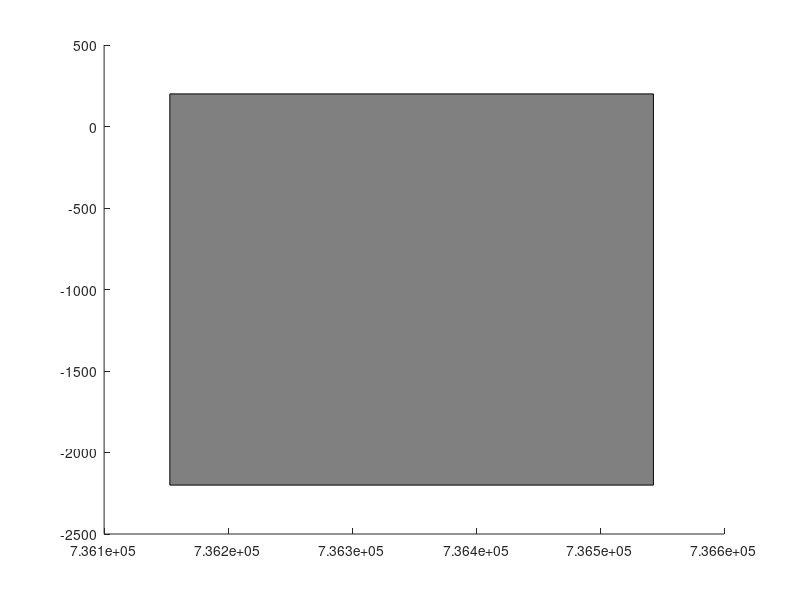

Write MATLAB code to recreate this figure. (Note: this script raises an error after producing the figure.)

% programas de procesado para base de datos por anclaje
% Paso 3a
% extrae los datos para guardar en un esquema de datos por anclaje
% GD, Marzo 2023. Modificado y actualizado en Enero del 2024
% Pone series de presion a sensores que no tienen interpolando el perfil de migracion vertical a cada tiempo

close all; clc; clear all;
% global seccion
% agrega al path de matlab la carpeta donde se encuentran los programas del
% procesado:
addpath(genpath('C:\Users\nucle\Documents\GitHub\Canek_VelocidadPorAnclaje\extrn\'));

cnkd = {['05-Jul-2012';'10-Jun-2013'];
    ['20-Jun-2013';'01-Jul-2014'];
    ['05-Jul-2014';'01-Jul-2015'];
    ['08-Jul-2015';'01-Aug-2016'];
    ['14-Aug-2016';'16-Jul-2018'];
    ['05-Aug-2018';'10-Nov-2020'];
    ['10-Aug-2022';'10-Jul-2023']};

seccion = 'Yucatan';
% seccion = 'Florida';
switch seccion
    case 'Yucatan'
        ancla = {'YUC1', 'YUC2', 'YUC3', 'YUC4', 'YUC5', ...
            'YUCI5', 'YUC6', 'YUCI6', 'YUC7', 'YUCI7', 'YUC8', ...
            'YUCI8', 'YUC9', 'YUCI9', 'YUC10'};
        % en yucatan comenzar en el 5
        ani = 1:length(ancla);
        
    case 'Florida'
        ancla = {'EFL1', 'EFL2', 'EFL3', 'EFL4', 'EFL5', 'EFLI5', 'EFL6', 'EFL7'};
        % en florida desde 2 hasta end-1
%         ani = 1:length(ancla)-1;
end

clc
CNK = [29  34, 37  39	42  48  57];
cols = gray(9); 
sflg = lower(seccion);
sflg = sflg(1:3);

raiz = 'I:\TesisDoc\datos\CNK_extractions\P0\';
destino = 'I:\TesisDoc\datos\CNK_extractions\P3\A\';
%%
warning off
for an = 13 : 13%length(ancla)
    
    figure('pos', [27 323 1579 581], 'color', 'w');
    cla;

    for kk = 4 : 4%length(CNK)
        
        cnk = num2str(CNK(kk));
        fecs = datenum(char(cnkd(kk, :)));
        
        hold on;
        ptc = patch( [ fecs(1), fecs(1), fecs(2), fecs(2), fecs(1) ], [200, -2200, -2200, 200, 200], cols(kk+1, :) );
        ptc.FaceAlpha = 0.2; ptc.EdgeColor = 'none';
        text( mean(fecs), 60, ['CNK-', cnk], 'HorizontalAlignment', 'center');
        drawnow
        colorbar

        try
            clear anchor
            load([raiz, 'CNK', cnk, '_', char(ancla(an))])
        catch
        end
        
        if exist('anchor') && ~isempty(fieldnames(anchor))
             name = anchor(1).name;
             tira = find(int16(name) == 45);
             tiran = str2num(name(tira(1)+2:tira(2)-1));
            
            zpo = [anchor(:).znom];
            flg = [anchor(:).Pflg];
            [zpo, ai] = sort(zpo, 'ascend');
            anchor = anchor(ai);
            flg = flg(ai);
            td =[]; z = []; v = [];
            t = anchor(1).time;

            flgp = logical([anchor(:).Pflg]);
            
            if any(~flgp) & tiran > 500
                anchor_si = anchor(flgp); % instrumentos que SI tienen sensor de presion
                zposi = [anchor_si(:).znom]';
                [zposi, ai] = sort(zposi, 'ascend');
                anchor_si = anchor_si(ai);
                pdis_no = nan(length(find(~flgp)), length(t));
                
                for tt = 1:length(t)
                    tiempo = fix(anchor(1).time(tt));
                    pnom = nan(size(anchor_si')); % profundìdad nominal de los isntrumentos
                    pinst = nan(size(anchor_si')); % desplazamiento de los instrumentos (prof. instantanea)
                    velis = nan(size(anchor_si'));
                    
                    for jj = 1 : length(anchor_si)
                        pnom(jj) = min(anchor_si(jj).p);
                        pinst(jj) =  anchor_si(jj).p(tt);
                        velis(jj) = sqrt(anchor_si(jj).v(tt, end)^2 + anchor_si(jj).u(tt, end)^2);
                    end
                    % si los instrumentos se encuentran a la misma profundidad se promedian
                    % sus desplazamientos:
                    %======================================================================
                    idx = find( abs( pnom - [pnom(2:end); 0] )  <= 5);
                    
                    for hh = 1 : length(idx)
                        pnom(idx(hh)+1) = mean(pnom([idx(hh), idx(hh) + 1]));
                        pnom(idx(hh)) = [];
                        pinst(idx(hh)+1) = mean(pinst([idx(hh), idx(hh) + 1]));
                        pinst(idx(hh)) = [];
                        velis(idx(hh)+1) = mean(velis([idx(hh), idx(hh) + 1]));
                        velis(idx(hh)) = [];
                    end
                    %======================================================================
                    % desplazamiento instantaneo de los instrumentos en el tiempo tt
                    pdis = (pnom(:)-pinst(:));
                    % instrumentos que no tienen sensor de presion:
                    anchor_no = anchor(~flgp);  % instrumentos que NO tienen sensor de presion
                    zpo = [anchor_no(:).znom]';
                    try
                        pdis_no(:, tt) = interp1([pnom; tiran+50], [pdis; 0], zpo, 'pchip', 'extrap');
                    catch
                        pdis_no(:, tt) = nan(size(zpo));
                    end
                    [tt, length(t)]
                end
                p_rec =  zpo + abs(pdis_no);
            
            %============ALGORITMO PARA PASAR PRESION A SENSORES QUE NO TIENEN============
            
            nos = find(~flgp);
            
            for kno = 1:length(nos)
                anchor(nos(kno)).p = p_rec(kno, :)';
                v = anchor(nos(kno)).v;
                
                nbin = size(v, 2);
                
                if nbin == 1
                    z = p_rec(kno, :)';
                    
                else
                    z = anchor(nos(kno)).z;
                    
                    for ll = 1 : nbin
                        z(:, ll) =  abs(z(:, ll)) +  abs(pdis_no(kno, :))';
                    end
                end
                anchor(nos(kno)).z = -abs(z);
            end
            end
            %==========================================================================
            
            for lll = 1 : length(anchor)
                v = anchor(lll).v;
                z = anchor(lll).z;
                
                z(abs(z)<70) = NaN;
                td = repmat( t(:), [1, size(v, 2)] );
                hold on;
                scatter(td(1:24:end), -abs(z(1:24:end)), [], v(1:24:end), 'filled');
                drawnow
            end
        tosav = [destino, 'CNK', cnk, '_', char(ancla(an)), '.mat'];
        save(tosav, 'anchor', '-v7.3')
        clear anchor
            
        end

    end
% end
% 
title([char(ancla(an)), '. Magnitud de la velocidad horizontal'])
xlim(datenum(['05-Jul-2012';'10-Jul-2023']))
datetick('x', 'mmm-yyyy');
xlim(datenum(['05-Jul-2012';'20-Jul-2023']))
ylim([-(tiran+100), 200])

box on;
grid on
cb = colorbar;
ylabel(cb, 'Rapidez (m/s)', 'Interpreter', 'latex')
% 
ylabel('Profundidad (m)')
xlabel('Tiempo (dias)')
caxis([-0.2, 1.3])
colormap jet;
% %     cmocean('balance', 'pivot', 0)
set(findall(gcf,'-property','Interpreter'),'Interpreter', 'latex');
set(findall(gcf,'-property','TickLabelInterpreter'),'TickLabelInterpreter', 'latex');
Fs = findall(gcf,'-property','FontSize');
% 
for k = 1 : length(Fs)
    if strcmp(get(Fs(k), 'type'), 'axes')
        if Fs(k).FontSize < 12
            Fs(k).FontSize = 12;
        end
    end
end


drawnow
pause(0.1)
export_fig(['I:\TesisDoc\datos\CNK_extractions\P3\A\figs\', char(ancla(an))], '-m3')
pause(0.5)
% close all;
end
%% plot((zpo*0)+736556-20, -zpo, 'ok')
